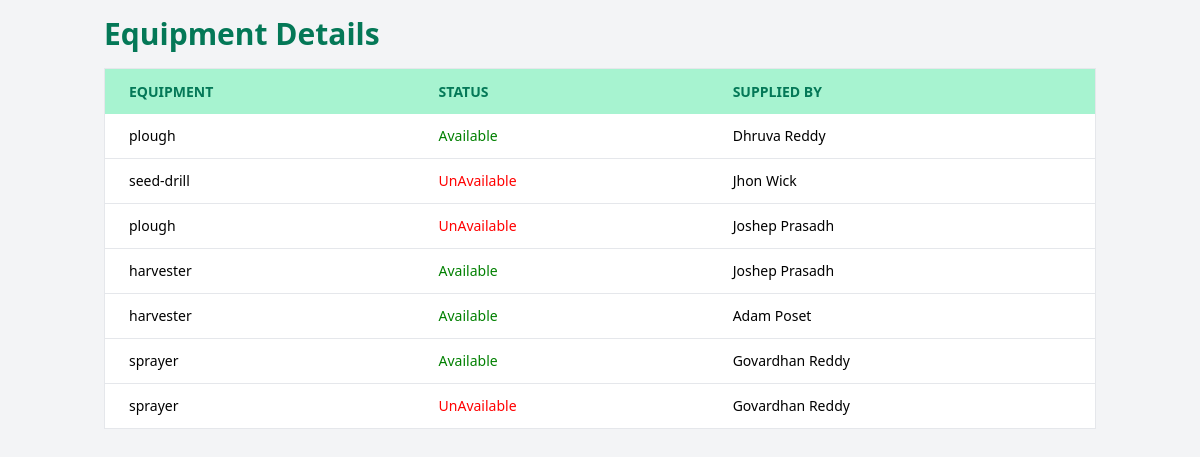
The page /dashboard/equipment/ on the database its author committed.
### dashboard/models.py (models this page shows, shortened)
class EquipmentDetails(models.Model):
    EQUIPMENT_CHOICES = [
        ('plough', 'Plough'),
        ('seed-drill', 'Seed Drill'),
        ('sprayer', 'Sprayer'),
        ('harvester', 'Harvester'),
    ]
    STATUS_CHOICES = [
        ('available', 'Available'),
        ('un_available', 'Un-Available'),
    ]
    equipment = models.CharField(max_length=20, choices=EQUIPMENT_CHOICES)
    status = models.CharField(max_length=20, choices=STATUS_CHOICES)
    supplied_by = models.ForeignKey(SupplierDetails, on_delete=models.CASCADE, related_name='equipment_supplied')

class SupplierDetails(models.Model):
    SUPPLIER_CHOICES = [
        ('supplier1', 'Supplier 1'),
        ('supplier2', 'Supplier 2'),
        ('supplier3', 'Supplier 3'),
        ('supplier4', 'Supplier 4'),
    ]
    supplier = models.CharField(max_length=50, choices=SUPPLIER_CHOICES)
    first_name = models.CharField(max_length=50)
    last_name = models.CharField(max_length=50)
    phone_number = models.CharField(max_length=15)

### dashboard/views.py (the view)
# urls.py: path('dashboard/equipment/', views.equipment, name='equipment'),
def equipment(request):
    equipments = EquipmentDetails.objects.all()
    return render(request, 'equipment.html', {'equipments': equipments})

### dashboard/models.py (called while the page is built)
    def __str__(self):
        return f"{self.first_name} {self.last_name}"

### templates/equipment.html (shortened to what this page needs)
<!DOCTYPE html>
<html lang="en">
<head>
    <link href="https://cdn.jsdelivr.net/npm/tailwindcss@2.2.19/dist/tailwind.min.css" rel="stylesheet">
</head>
<body class="bg-gray-100">
    <div class="container mx-auto p-4">
        <h1 class="text-3xl font-bold mb-4 text-green-700">Equipment Details</h1>
        <div class="overflow-x-auto">
            <table class="min-w-full bg-white border border-gray-200">
                <thead>
                    <tr class="bg-green-200 text-green-700 uppercase text-sm leading-normal">
                        <th class="py-3 px-6 text-left">Equipment</th>
                        <th class="py-3 px-6 text-left">Status</th>
                        <th class="py-3 px-6 text-left">Supplied By</th>
                    </tr>
                </thead>
                <tbody class="text-sm font-light">
                    {% for equipment in equipments %}
                        <tr class="border-b border-gray-200 hover:bg-green-100">
                            <td class="py-3 px-6 text-left whitespace-nowrap">{{ equipment.equipment }}</td>
                            <td class="py-3 px-6 text-left">
                                {% if equipment.status == 'available' %}
                                    <span class="status-available">Available</span>
                                {% else %}
                                    <span class="status-unavailable">UnAvailable</span>
                                {% endif %}
                            </td>
                            <td class="py-3 px-6 text-left">{{ equipment.supplied_by }}</td>
                        </tr>
                    {% endfor %}
                </tbody>
            </table>
        </div>
    </div>
</body>
</html>

### templates/equipment.html (style rules this page uses)
.status-available { color: green; }
.status-unavailable { color: red; }

### rows shown on the page
EquipmentDetails: equipment "plough", status "Available", supplied_by "Dhruva Reddy"
EquipmentDetails: equipment "seed-drill", status "UnAvailable", supplied_by "Jhon Wick"
EquipmentDetails: equipment "plough", status "UnAvailable", supplied_by "Joshep Prasadh"
EquipmentDetails: equipment "harvester", status "Available", supplied_by "Joshep Prasadh"
EquipmentDetails: equipment "harvester", status "Available", supplied_by "Adam Poset"
EquipmentDetails: equipment "sprayer", status "Available", supplied_by "Govardhan Reddy"
EquipmentDetails: equipment "sprayer", status "UnAvailable", supplied_by "Govardhan Reddy"
